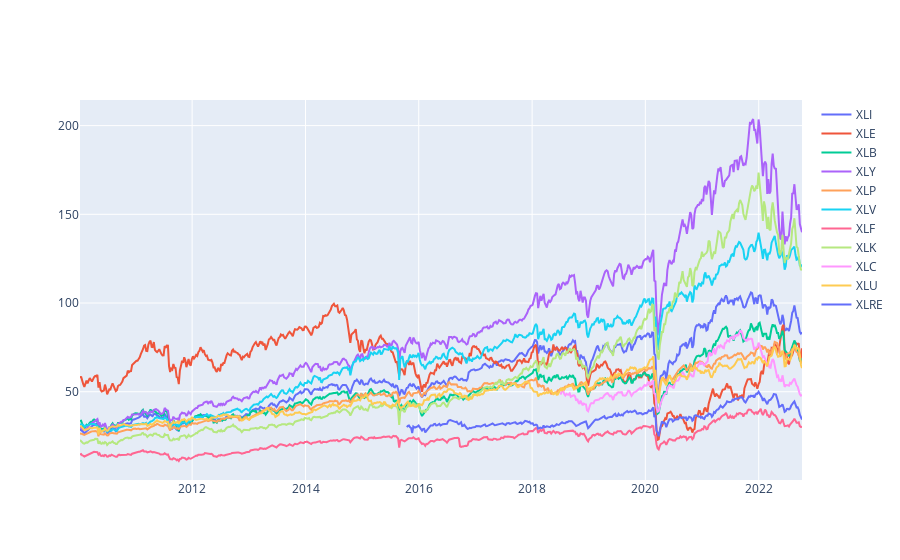

The code cell stored with this chart in its notebook:
### Code cell
low_price = go.Figure()
name_sectors = ['XLI', 'XLE', 'XLB', 'XLY', 'XLP', 'XLV', 'XLF', 'XLK', 'XLC', 'XLU', 'XLRE']
for i in range(0, len(new_sectors)):
    low_price.add_trace(go.Scatter(x=new_sectors[i]['timestamp'], y=new_sectors[i]['low'], name=name_sectors[i]))

low_price

### Figure 1 — Plotly figure (JSON) as saved in the notebook; plotly's stock layout.template omitted (floating-point values rounded to 4 significant figures; data arrays with more than 128 entries replaced by an {"elided": "..."} marker saying what was removed)
{"data": [{"name": "XLI", "type": "scatter", "x": {"elided": "666 str values"}, "y": {"elided": "666 float values"}}, {"name": "XLE", "type": "scatter", "x": {"elided": "666 str values"}, "y": {"elided": "666 float values"}}, {"name": "XLB", "type": "scatter", "x": {"elided": "666 str values"}, "y": {"elided": "666 float values"}}, {"name": "XLY", "type": "scatter", "x": {"elided": "666 str values"}, "y": {"elided": "666 float values"}}, {"name": "XLP", "type": "scatter", "x": {"elided": "666 str values"}, "y": {"elided": "666 float values"}}, {"name": "XLV", "type": "scatter", "x": {"elided": "666 str values"}, "y": {"elided": "666 float values"}}, {"name": "XLF", "type": "scatter", "x": {"elided": "666 str values"}, "y": {"elided": "666 float values"}}, {"name": "XLK", "type": "scatter", "x": {"elided": "666 str values"}, "y": {"elided": "666 float values"}}, {"name": "XLC", "type": "scatter", "x": {"elided": "224 str values"}, "y": {"elided": "224 float values"}}, {"name": "XLU", "type": "scatter", "x": {"elided": "666 str values"}, "y": {"elided": "666 float values"}}, {"name": "XLRE", "type": "scatter", "x": {"elided": "365 str values"}, "y": {"elided": "365 float values"}}], "layout": {}}
